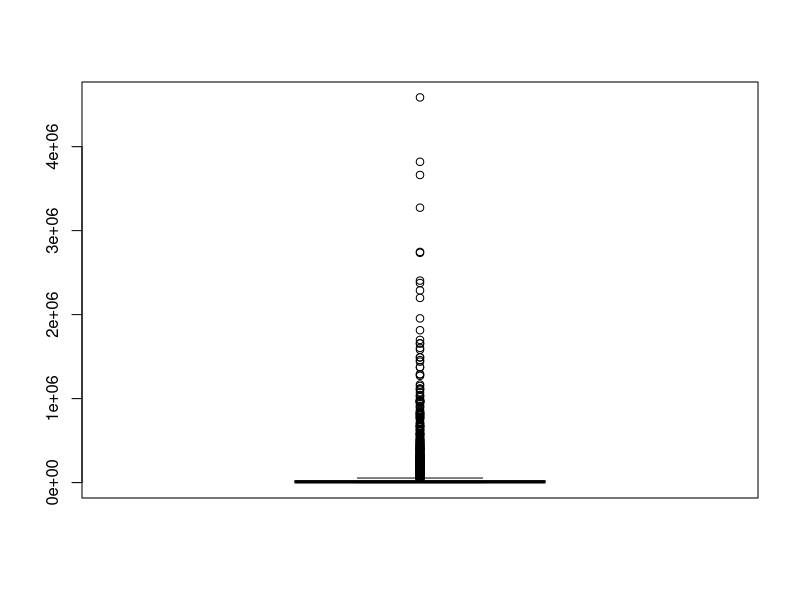
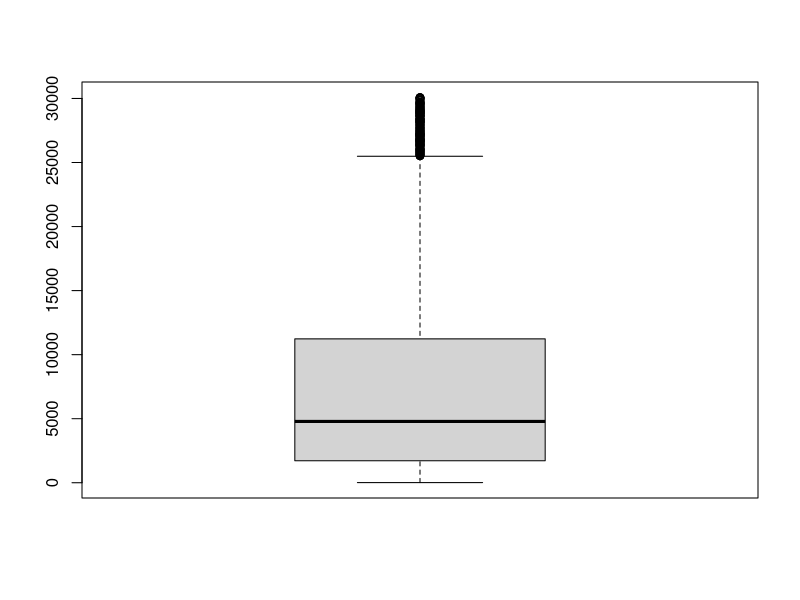
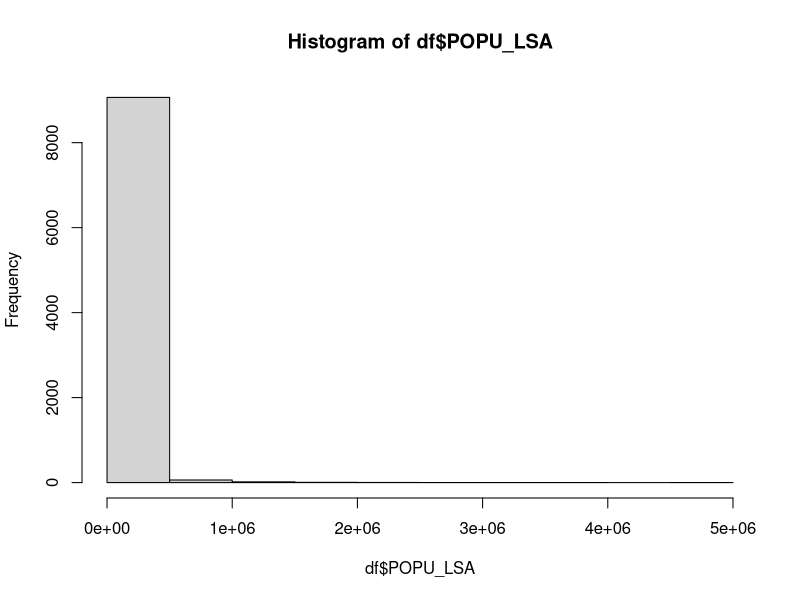
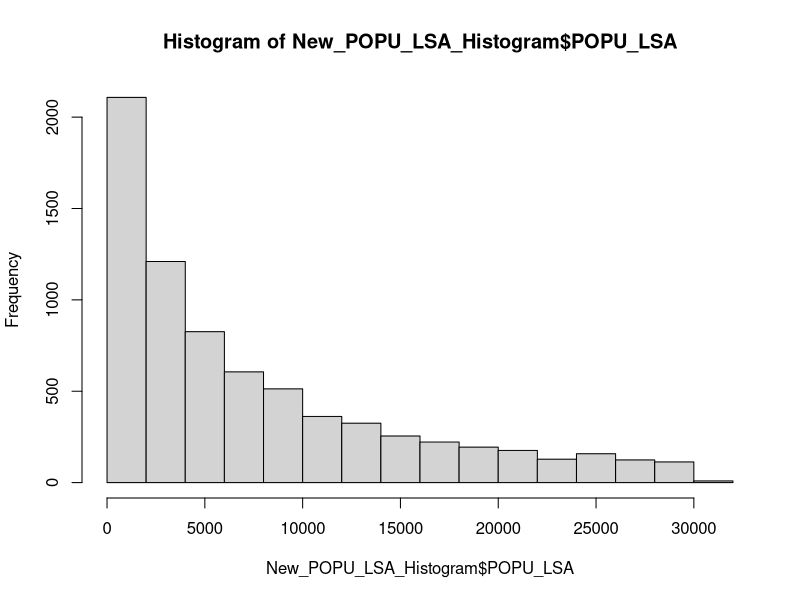
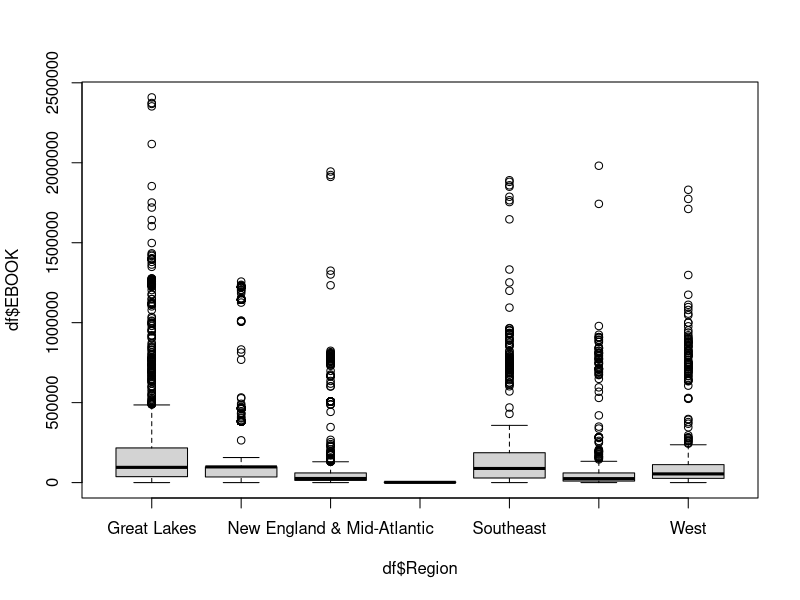

Write the R code that produced these figures, in order.
## ---- chunk 1
knitr::opts_chunk$set(echo = TRUE)
library(tidyverse)
df <- read.csv("CleanedDf.csv")
## ---- chunk 2
summary(df)
## ---- chunk 3
head(df)
## ---- chunk 4
ncol(df)
nrow(df)
## ---- chunk 5
POPU_LSA_BoxPlot <- boxplot(df$POPU_LSA)
POPU_LSA_BoxPlot
## ---- chunk 6
df <- df %>%
  mutate(limit = ntile(POPU_LSA, 10)) %>% 
  mutate(limitMarker = case_when(
    limit == 10 ~ "Up90",
    limit == 9 ~ "80to90",
    limit == 8 ~ "70to80",
    limit == 7 ~ "60to70",
    limit == 6 ~ "50to60",
    limit == 5 ~ "40to50",
    limit == 4 ~ "30to40",
    limit == 3 ~ "20to30",
    limit == 2 ~ "10to20",
    limit == 1 ~ "Down10"
  ))
## ---- chunk 7
New_POPU_LSA_BoxPlot <- df %>% filter(!(limitMarker %in% c("Up90", "80to90")))

New_POPU_LSA_BoxPlot <- boxplot(New_POPU_LSA_BoxPlot$POPU_LSA)

New_POPU_LSA_BoxPlot
## ---- chunk 8
POPU_LSA_Histogram <- hist(df$POPU_LSA)
POPU_LSA_Histogram
## ---- chunk 9
New_POPU_LSA_Histogram <- df %>% filter(!(limitMarker %in% c("Up90", "80to90")))
New_POPU_LSA_Histogram <- hist(New_POPU_LSA_Histogram$POPU_LSA)
## ---- chunk 10
df <- df %>%
  mutate(Region = case_when(
    STABR %in% c("CT", "ME", "MA", "NH", "RI", "VT", "NJ", "NY", "PA", "DE", "MD", "DC") ~ "New England & Mid-Atlantic",
    STABR %in% c("VA", "WV", "KY", "NC", "SC", "GA", "FL", "AL", "MS", "TN") ~ "Southeast",
    STABR %in% c("OH", "MI", "IN", "IL", "WI", "MN") ~ "Great Lakes",
    STABR %in% c("IA", "MO", "ND", "SD", "NE", "KS") ~ "Midwest & Plains",
    STABR %in% c("TX", "OK", "AR", "LA", "NM", "AZ") ~ "Southwest",
    STABR %in% c("CA", "NV", "OR", "WA", "ID", "UT", "CO", "MT", "WY", "AK", "HI") ~ "West",
    TRUE ~ "Other"
  ))
## ---- chunk 11
State_boxplot <- boxplot(df$EBOOK ~ df$Region)
